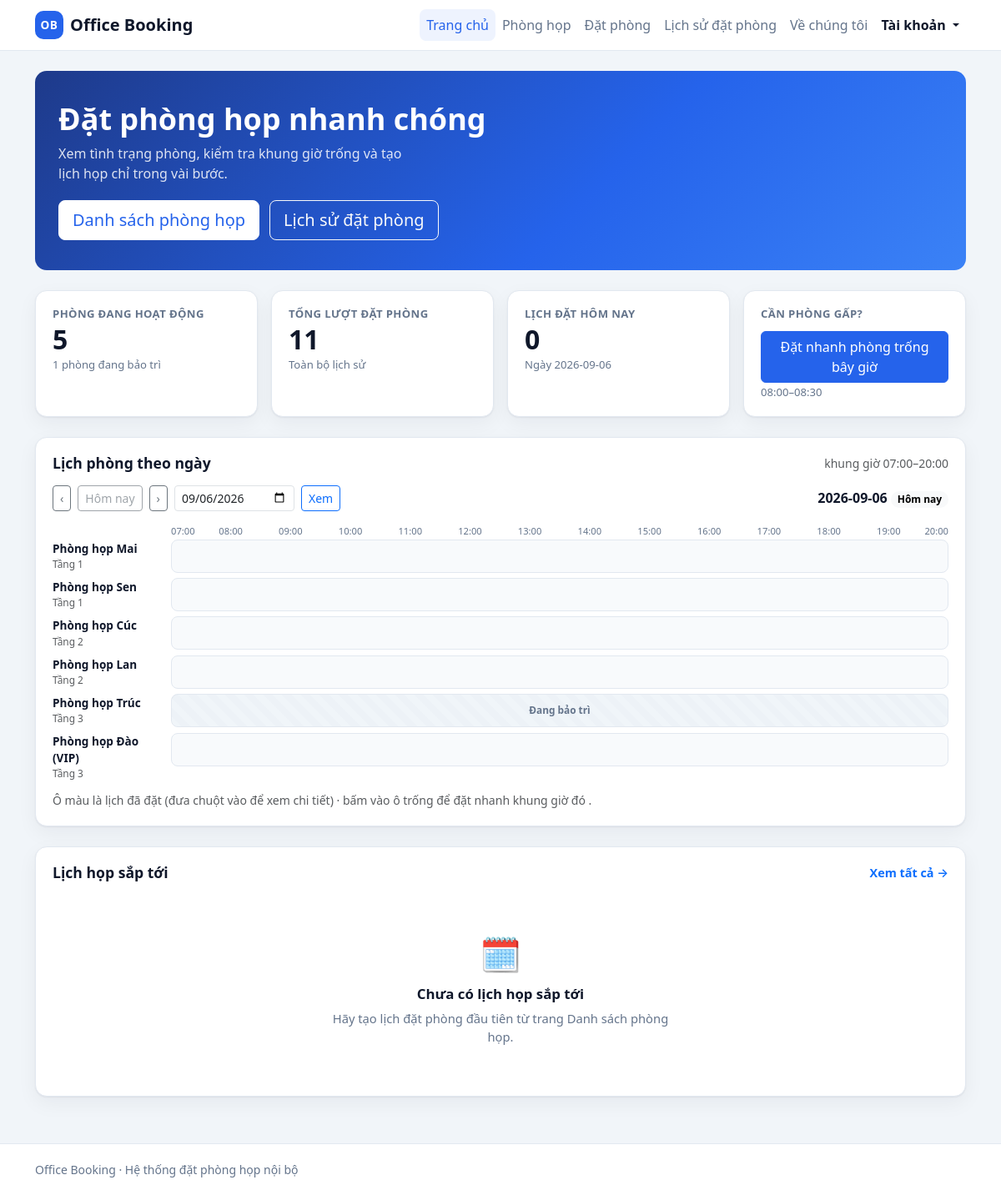
The page / on the database its author committed.
### tables this page shows
CREATE TABLE rooms (
    id        TEXT PRIMARY KEY,
    name      TEXT    NOT NULL,
    floor     INTEGER NOT NULL,
    capacity  INTEGER NOT NULL,
    equipment TEXT    NOT NULL DEFAULT '[]',
    image     TEXT,
    status    TEXT    NOT NULL DEFAULT 'active'
);

### app.py (the view)
@app.route("/")
def index():
    raw_date = request.args.get("date", "").strip()
    try:
        selected_day = datetime.strptime(raw_date, "%Y-%m-%d").date() if raw_date else date_cls.today()
    except ValueError:
        selected_day = date_cls.today()
    is_today = selected_day == date_cls.today()
    schedule = services.today_room_schedule(day=selected_day.isoformat())
    floor_groups = services.group_rooms_by_floor(schedule) if len(schedule) > 10 else None
    return render_template(
        "index.html",
        stats=services.dashboard_stats(),
        quick=services.quick_slot(),
        upcoming=services.upcoming_bookings(limit=5),
        room_schedule=schedule,
        floor_groups=floor_groups,
        hour_marks=services.grid_hour_marks(),
        now_pct=services.current_time_pct() if is_today else None,
        selected_day=selected_day.isoformat(),
        is_today=is_today,
        prev_day=(selected_day - timedelta(days=1)).isoformat(),
        next_day=(selected_day + timedelta(days=1)).isoformat(),
    )

### app.py (called while the page is built)
@app.context_processor
def inject_globals():
    return {
        "today": date_cls.today().isoformat(),
        "app_name": "Office Booking",
        "is_admin": session.get("is_admin", False),
        "current_user": session.get("user"),
        "csrf_token": _csrf_token,
        "booking_min_time": f"{services.BOOKING_MIN_HOUR:02d}:00",
        "booking_max_time": f"{services.BOOKING_MAX_HOUR:02d}:00",
    }

### database.py (called while the page is built)
def get_connection():
    conn = sqlite3.connect(DB_PATH, timeout=10)
    conn.row_factory = sqlite3.Row
    conn.execute("PRAGMA foreign_keys = ON")
    return conn

### services.py (called while the page is built)
def room_to_dict(row):
    try:
        equipment = json.loads(row["equipment"] or "[]")
    except (TypeError, ValueError):
        equipment = []
    return {
        "id": row["id"],
        "name": row["name"],
        "floor": row["floor"],
        "capacity": row["capacity"],
        "equipment": equipment,
        "image": row["image"],
        "status": row["status"],
        "status_label": STATUS_LABELS.get(row["status"], row["status"]),
        "bookable": row["status"] == "active",
    }

def _minutes_to_time(minutes):
    return f"{minutes // 60:02d}:{minutes % 60:02d}"

def quick_slot(now=None, duration_minutes=30):
    now = now or datetime.now()
    rounded = -(-(now.hour * 60 + now.minute) // 5) * 5  # làm tròn lên bội số 5
    day = now.date()
    day_start = BOOKING_MIN_HOUR * 60
    day_end = BOOKING_MAX_HOUR * 60
    if rounded < day_start:
        start = day_start
    elif rounded + duration_minutes > day_end:
        day = day + timedelta(days=1)
        start = day_start
    else:
        start = rounded
    return {
        "date": day.isoformat(),
        "start_time": _minutes_to_time(start),
        "end_time": _minutes_to_time(start + duration_minutes),
    }

def upcoming_bookings(limit=5):
    now = datetime.now()
    today = now.date().isoformat()
    current_time = now.strftime("%H:%M")
    conn = get_connection()
    try:
        rows = conn.execute(
            """SELECT b.*, r.name AS room_name FROM bookings b
               JOIN rooms r ON r.id = b.room_id
               WHERE b.status = 'active'
                 AND (b.date > ? OR (b.date = ? AND b.end_time > ?))
               ORDER BY b.date, b.start_time
               LIMIT ?""",
            (today, today, current_time, limit),
        ).fetchall()
        return [booking_to_dict(r, now) for r in rows]
    finally:
        conn.close()

### templates/index.html (shortened to what this page needs)
{% extends "base.html" %}
{% from "_macros.html" import state_badge, empty_state, room_grid_row %}
{% block content %}
<section class="hero mb-4">
  <div>
    <h1>Đặt phòng họp nhanh chóng</h1>
    <p>Xem tình trạng phòng, kiểm tra khung giờ trống và tạo lịch họp chỉ trong vài bước.</p>
    <div class="hero-actions">
      <a class="btn btn-primary btn-lg" href="{{ url_for('rooms') }}">Danh sách phòng họp</a>
      <a class="btn btn-outline-light btn-lg" href="{{ url_for('history') }}">Lịch sử đặt phòng</a>
    </div>
  </div>
</section>
<section class="row g-3 mb-4">
  <div class="col-6 col-lg-3">
    <div class="stat-card">
      <span class="stat-label">Phòng đang hoạt động</span>
      <span class="stat-value">{{ stats.active_rooms }}</span>
      <span class="stat-hint">{{ stats.maintenance_rooms }} phòng đang bảo trì</span>
    </div>
  </div>
  <div class="col-6 col-lg-3">
    <div class="stat-card">
      <span class="stat-label">Tổng lượt đặt phòng</span>
      <span class="stat-value">{{ stats.total_bookings }}</span>
      <span class="stat-hint">Toàn bộ lịch sử</span>
    </div>
  </div>
  <div class="col-6 col-lg-3">
    <div class="stat-card">
      <span class="stat-label">Lịch đặt hôm nay</span>
      <span class="stat-value">{{ stats.today_bookings }}</span>
      <span class="stat-hint">Ngày {{ stats.today }}</span>
    </div>
  </div>
  <div class="col-6 col-lg-3">
    <div class="stat-card stat-card-action">
      <span class="stat-label">Cần phòng gấp?</span>
      <a class="btn btn-primary w-100 mt-2"
         href="{{ url_for('rooms', check=1, date=quick.date, start_time=quick.start_time, end_time=quick.end_time, attendees=1) }}#availability">
        Đặt nhanh phòng trống bây giờ
      </a>
      <span class="stat-hint">
        {% if quick.date != stats.today %}Ngày mai, {% endif %}{{ quick.start_time }}–{{ quick.end_time }}
      </span>
    </div>
  </div>
</section>
<section class="panel mb-4">
  <div class="panel-head flex-wrap">
    <h2>Lịch phòng theo ngày</h2>
    <span class="text-muted small">khung giờ {{ hour_marks[0].label }}–{{ hour_marks[-1].label }}</span>
  </div>
  <div class="grid-date-nav">
    <a class="btn btn-outline-secondary btn-sm" href="{{ url_for('index', date=prev_day) }}"
       title="Ngày trước">‹</a>
    <a class="btn btn-outline-secondary btn-sm {% if is_today %}disabled{% endif %}"
       href="{{ url_for('index') }}">Hôm nay</a>
    <a class="btn btn-outline-secondary btn-sm" href="{{ url_for('index', date=next_day) }}"
       title="Ngày sau">›</a>
    <form class="d-flex align-items-center gap-2" method="get" action="{{ url_for('index') }}">
      <input type="date" class="form-control form-control-sm" name="date" value="{{ selected_day }}"
             aria-label="Chọn ngày xem lịch">
      <button type="submit" class="btn btn-outline-primary btn-sm">Xem</button>
    </form>
    <strong class="ms-auto grid-date-label">
      {{ selected_day }} {% if is_today %}<span class="badge text-bg-light">Hôm nay</span>{% endif %}
    </strong>
  </div>
  {% if room_schedule %}
    <div class="room-grid-scroll" id="roomGrid" data-date="{{ selected_day }}">
      <div class="room-grid">
        <div class="room-grid-label"></div>
        <div class="room-grid-track hour-marks">
          {% for mark in hour_marks %}
            <span class="hour-mark" style="left: {{ mark.pct }}%">{{ mark.label }}</span>
          {% endfor %}
        </div>
      </div>
      {% if floor_groups %}
        {% for group in floor_groups %}
          <details class="floor-group" open>
            <summary>
              Tầng {{ group.floor }}
              <span class="text-muted small">({{ group.rooms | length }} phòng)</span>
            </summary>
            <div class="room-grid">
              {% for room in group.rooms %}
                {{ room_grid_row(room, now_pct) }}
              {% endfor %}
            </div>
          </details>
        {% endfor %}
      {% else %}
        <div class="room-grid">
          {% for room in room_schedule %}
            {{ room_grid_row(room, now_pct) }}
          {% endfor %}
        </div>
      {% endif %}
    </div>
    <p class="text-muted small mb-0 mt-2">
      Ô màu là lịch đã đặt (đưa chuột vào để xem chi tiết) · bấm vào ô trống để đặt nhanh khung giờ đó
      {% if floor_groups %}· bấm vào tên tầng để thu gọn/mở rộng{% endif %}.
    </p>
  {% else %}
    {{ empty_state('Chưa có phòng nào', 'Hãy thêm phòng họp trong khu quản trị.', '🏢') }}
  {% endif %}
</section>
<section class="panel">
  <div class="panel-head">
    <h2>Lịch họp sắp tới</h2>
    <a class="link-more" href="{{ url_for('history') }}">Xem tất cả →</a>
  </div>
  {% if upcoming %}
    <div class="table-responsive">
      <table class="table align-middle mb-0">
        <thead>
          <tr>
            <th>Mã</th><th>Phòng</th><th>Ngày</th><th>Khung giờ</th>
            <th>Người đặt</th><th>Mục đích</th><th>Trạng thái</th>
          </tr>
        </thead>
        <tbody>
          {% for bk in upcoming %}
            <tr>
              <td>
                <a href="{{ url_for('booking_detail', booking_id=bk.id) }}"><code>{{ bk.id }}</code></a>
              </td>
              <td>{{ bk.room_name }}</td>
              <td>{{ bk.date }}</td>
              <td>{{ bk.start_time }} – {{ bk.end_time }}</td>
              <td>{{ bk.booked_by }}</td>
              <td class="text-truncate" style="max-width: 240px">{{ bk.purpose }}</td>
              <td>{{ state_badge(bk) }}</td>
            </tr>
          {% endfor %}
        </tbody>
      </table>
    </div>
  {% else %}
    {{ empty_state('Chưa có lịch họp sắp tới',
                   'Hãy tạo lịch đặt phòng đầu tiên từ trang Danh sách phòng họp.', '🗓️') }}
  {% endif %}
</section>
{% endblock %}

### templates/_macros.html (shortened to what this page needs)
{% macro room_grid_row(room, now_pct) -%}
<div class="room-grid-label">
  <strong>{{ room.name }}</strong>
  <span class="text-muted small d-block">Tầng {{ room.floor }}</span>
</div>
<div class="room-grid-track {% if not room.bookable %}is-maintenance{% endif %}"
     {% if room.bookable %}data-room-id="{{ room.id }}" data-room-name="{{ room.name }}"{% endif %}>
  {% if not room.bookable %}
    <div class="maintenance-overlay">Đang bảo trì</div>
  {% endif %}
</div>
{%- endmacro %}
{% macro empty_state(title, description, icon='📭') -%}
<div class="empty-state">
  <div class="empty-icon">{{ icon }}</div>
  <h3>{{ title }}</h3>
  <p>{{ description }}</p>
</div>
{%- endmacro %}

### static/css/style.css (style rules this page uses)
:root { --ob-primary: #2563eb; --ob-primary-dark: #1d4ed8; --ob-ink: #0f172a; --ob-muted: #64748b; --ob-surface: #ffffff; --ob-bg: #f1f5f9; --ob-border: #e2e8f0; --ob-radius: 14px; --ob-shadow: 0 1px 2px rgba(15, 23, 42, .06), 0 8px 24px rgba(15, 23, 42, .05); }
body { background: var(--ob-bg); color: var(--ob-ink); font-family: system-ui, -apple-system, "Segoe UI", Roboto, "Helvetica Neue", Arial, sans-serif; display: flex; flex-direction: column; min-height: 100vh; }
.btn-primary { --bs-btn-bg: var(--ob-primary); --bs-btn-border-color: var(--ob-primary); --bs-btn-hover-bg: var(--ob-primary-dark); --bs-btn-hover-border-color: var(--ob-primary-dark); }
.panel { background: var(--ob-surface); border: 1px solid var(--ob-border); border-radius: var(--ob-radius); box-shadow: var(--ob-shadow); padding: 1.25rem; }
.panel-head { display: flex; align-items: center; justify-content: space-between; gap: 1rem; margin-bottom: 1rem; }
.panel-head h2 { font-size: 1.1rem; font-weight: 700; margin: 0; }
.link-more { text-decoration: none; font-weight: 600; font-size: .9rem; }
.hero { background: linear-gradient(135deg, #1e3a8a 0%, #2563eb 60%, #3b82f6 100%); color: #fff; border-radius: var(--ob-radius); padding: 2.25rem 1.75rem; }
.hero h1 { font-weight: 700; font-size: clamp(1.5rem, 3vw, 2.25rem); }
.hero p { color: rgba(255, 255, 255, .85); max-width: 46ch; }
.hero-actions { display: flex; flex-wrap: wrap; gap: .75rem; margin-top: 1.25rem; }
.hero-actions .btn-primary { background: #fff; color: var(--ob-primary); border-color: #fff; }
.stat-card { background: var(--ob-surface); border: 1px solid var(--ob-border); border-radius: var(--ob-radius); box-shadow: var(--ob-shadow); padding: 1.1rem 1.25rem; height: 100%; display: flex; flex-direction: column; gap: .15rem; }
.stat-label { color: var(--ob-muted); font-size: .82rem; font-weight: 600; text-transform: uppercase; letter-spacing: .03em; }
.stat-value { font-size: 2rem; font-weight: 700; line-height: 1.15; }
.stat-hint { color: var(--ob-muted); font-size: .82rem; }
.stat-card-action { justify-content: space-between; }
.badge { font-weight: 600; padding: .35em .65em; border-radius: 999px; }
.empty-state { text-align: center; padding: 2.5rem 1rem; color: var(--ob-muted); }
.empty-icon { font-size: 2.5rem; margin-bottom: .5rem; }
.empty-state h3 { font-size: 1.05rem; font-weight: 700; color: var(--ob-ink); }
.empty-state p { margin: 0 auto; max-width: 48ch; font-size: .92rem; }
.grid-date-nav { display: flex; align-items: center; flex-wrap: wrap; gap: .5rem; margin-bottom: 1rem; }
.grid-date-nav form { flex-wrap: nowrap; }
.grid-date-nav input[type="date"] { max-width: 160px; }
.grid-date-label { white-space: nowrap; color: var(--ob-ink); }
.room-grid-scroll { overflow-x: auto; padding-bottom: .25rem; }
.room-grid { display: grid; grid-template-columns: 130px 1fr; gap: .4rem .75rem; min-width: 720px; }
.room-grid-label { display: flex; flex-direction: column; justify-content: center; font-size: .85rem; padding-right: .5rem; }
.room-grid-track { position: relative; height: 40px; background: #f8fafc; border: 1px solid var(--ob-border); border-radius: 8px; }
.room-grid-track.hour-marks { height: 18px; border: 0; background: none; }
.room-grid-track[data-room-id] { cursor: pointer; }
.hour-mark { position: absolute; top: 0; transform: translateX(-50%); font-size: .7rem; color: var(--ob-muted); white-space: nowrap; }
.hour-mark:first-child { transform: none; }
.hour-mark:last-child { transform: translateX(-100%); }
.room-grid-track.is-maintenance { background: repeating-linear-gradient(45deg, #f1f5f9, #f1f5f9 8px, #e2e8f0 8px, #e2e8f0 16px); }
.maintenance-overlay { position: absolute; inset: 0; display: flex; align-items: center; justify-content: center; font-size: .74rem; font-weight: 600; color: var(--ob-muted); background: rgba(241, 245, 249, .8); border-radius: 8px; }

### rows shown on the page
rooms: name "Phòng họp Mai", floor "1"
rooms: name "Phòng họp Sen", floor "1"
rooms: name "Phòng họp Cúc", floor "2"
rooms: name "Phòng họp Lan", floor "2"
rooms: name "Phòng họp Trúc", floor "3", shows "Đang bảo trì"
rooms: name "Phòng họp Đào (VIP)", floor "3"

### other values the page prints
{{ app_name }} "Office Booking"
{{ stats.active_rooms }} "5"
{{ stats.maintenance_rooms }} "1"
{{ stats.total_bookings }} "11"
{{ stats.today_bookings }} "0"
{{ stats.today }} "2026-09-06"
{{ quick.start_time }} "08:00"
{{ quick.end_time }} "08:30"
{{ hour_marks[0].label }} "07:00"
{{ hour_marks[-1].label }} "20:00"
{{ selected_day }} "2026-09-06"
{{ mark.label }} "07:00" "08:00" "09:00" "10:00" "11:00" "12:00" "13:00" "14:00" "15:00" "16:00" "17:00" "18:00" "19:00" "20:00"
{{ icon }} "🗓️"
{{ title }} "Chưa có lịch họp sắp tới"
{{ description }} "Hãy tạo lịch đặt phòng đầu tiên từ trang Danh sách phòng họp."
